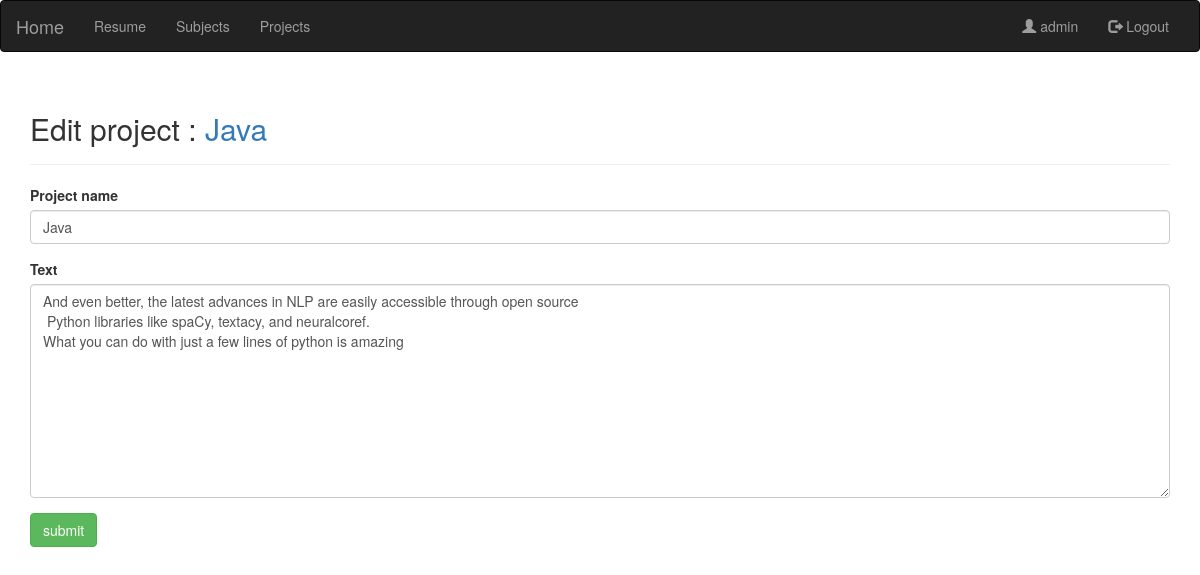
The page /edit_project/2 (signed in) on the database as committed earlier.
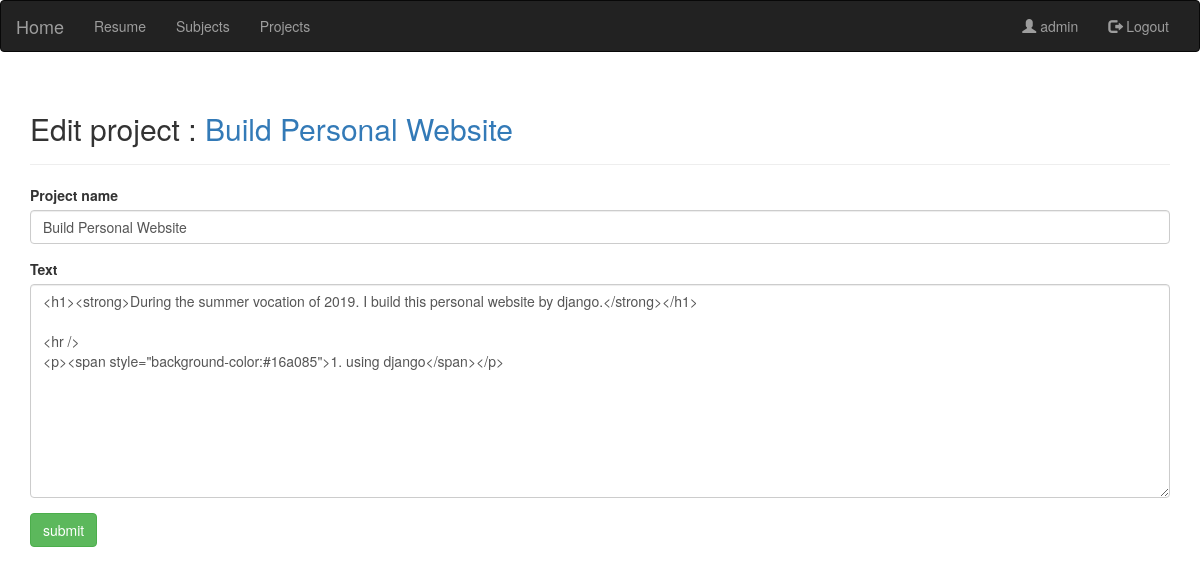
The same page on the database as committed later.
### app_pw/models.py (models this page shows, shortened)
class Project(models.Model):
	pro_name = models.CharField(max_length=200)
	text = RichTextField(config_name='my_config')
	date_added= models.DateTimeField(auto_now_add = True)
	owner = models.ForeignKey(User, on_delete=models.CASCADE)

### app_pw/views.py (the view)
# urls.py: path('edit_project/<int:project_id>', views.edit_project, name='edit_project'),
@login_required
def edit_project(request, project_id):
	project = Project.objects.get(id=project_id)
	if request.method != 'POST':
		form = ProjectForm(instance = project)
	else:
		form = ProjectForm(instance= project, data = request.POST)
		if form.is_valid():
			form.save()
			return HttpResponseRedirect(reverse('app_pw:project', args=[project_id]))
	context = {'form':form, 'project':project}
	return render(request, 'app_pw/edit_project.html', context)

### app_pw/forms.py
class ProjectForm(forms.ModelForm):
	class Meta:
		model = Project
		fields = ['pro_name', 'text']
		labels = {'pro_name':'Project name'}

### app_pw/templates/app_pw/edit_project.html (shortened to what this page needs)
{% extends 'app_pw/base.html' %}
{% load bootstrap3 %}
{% block header %}
	<h2>
		Edit project : <a href="{% url 'app_pw:project' project.id %}">{{project.pro_name}} </a>
{% endblock header %}
{% block content %}
	<form action="{% url 'app_pw:edit_project' project.id %}" method="post" class="form">
		{% bootstrap_form form %}
		{% buttons %}
		<button name="submit" class="btn btn-success"> submit</button>
		{% endbuttons %}
	</form>
{% endblock content %}

Rows that differ between the two databases and show on the page:
changed Project: pro_name "Java" → "Build Personal Website"; text "And even better, the latest advances in NLP are easily accessible through open source Python libraries like spaCy, textacy, and neuralcoref. What you can do with just a few lines of python is amazing" → "<h1><strong>During the summer vocation of 2019. I build this personal website by django.</strong></h1> <hr /> <p><span style=\"background-color:#16a085\">1. using django</span></p>"
